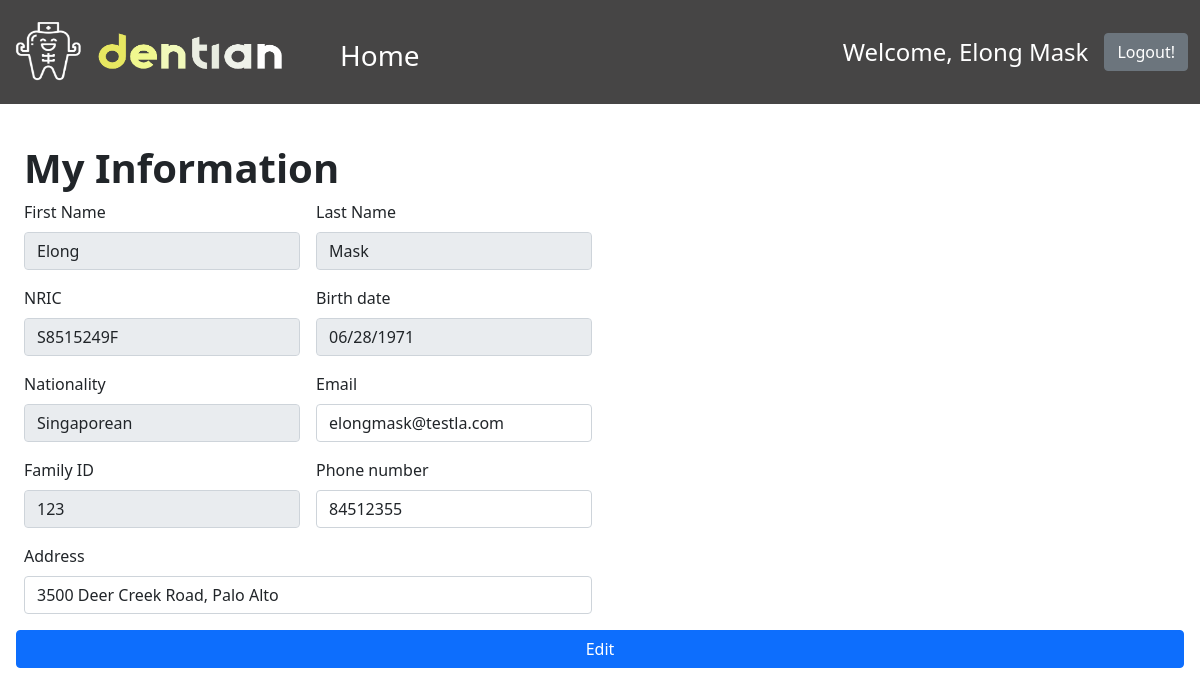
Before: /PatientDashboard.php (signed in) with the older database file.
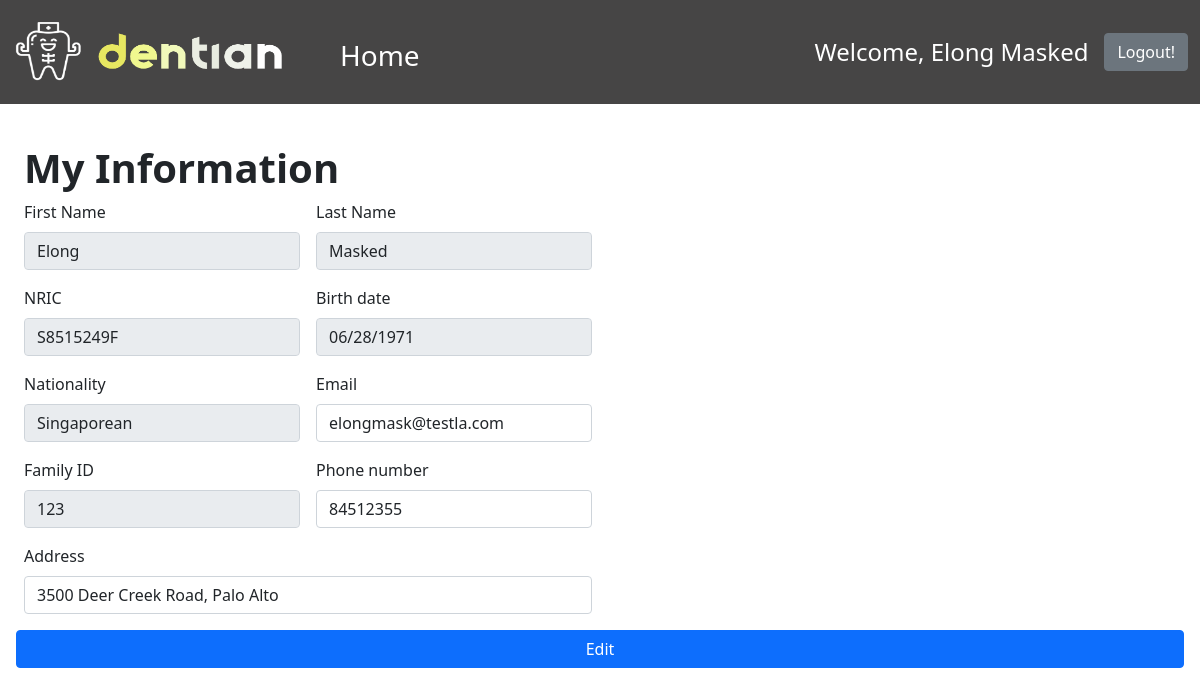
After: the same page with the newer database file.
### tables this page shows
CREATE TABLE `patient_profile` (
  `Patient_ID` int(11) NOT NULL,
  `Status` varchar(10) NOT NULL DEFAULT 'Active',
  `First_Name` varchar(20) NOT NULL,
  `Last_Name` varchar(20) NOT NULL,
  `NRIC_PNum` varchar(9) NOT NULL,
  `Gender` char(1) NOT NULL,
  `Birth_Date` date DEFAULT NULL,
  `Address` varchar(50) NOT NULL,
  `Nationality` varchar(100) NOT NULL,
  `Phone_Num` int(8) NOT NULL,
  `Email` varchar(50) NOT NULL,
  `Marital Status` varchar(20) NOT NULL,
  `Occupation` varchar(50) NOT NULL,
  `Smoker` varchar(3) NOT NULL,
  `Allergies` varchar(100) DEFAULT NULL,
  `Long_term_med` varchar(200) DEFAULT NULL,
  `Existing_Med_Conds` varchar(200) DEFAULT NULL,
  `Referred_by_clinic` varchar(50) DEFAULT NULL,
  `Referred_memo` varchar(200) DEFAULT NULL,
  `Family_ID` int(100) DEFAULT NULL,
  `Emer_Name` varchar(20) NOT NULL,
  `Emer_Contact` int(8) NOT NULL,
  `Emer_relation` varchar(10) NOT NULL,
  `Subsidies` varchar(3) NOT NULL
);

### db_connection.php (called while the page is built, shortened)
<?php
class DB_Connect
{
    public function connect()
    {
        try {
            $host2 = "sql6.freemysqlhosting.net";
            $db2 = "sql6501826";
            $username2 = "sql6501826";
            $password2 = "YnaPNqTYI4";
            $conn = new PDO('mysql:host='. $host2 . '; dbname=' . $db2 , $username2, $password2);
            return $conn;
        } catch (PDOException $e) {
            print "Error: " . $e->getMessage() . "<br>";
            die();
        }
    }
}

### PatientDashboard.php (the view, shortened to what the changed rows need)
<?php
include 'db_connection.php';
require_once('PNavBar.php');
if (!isset($_SESSION['Patient_ID']) && empty($_SESSION['Patient_ID'])) {
    header("Location: index.php");
} else {
    if (!isset($_SESSION['patients']) && empty($_SESSION['patients'])) {
        $ID = $_SESSION['Patient_ID'];
        $db = new DB_Connect();
        $stmt = $db->connect()->prepare("SELECT * FROM patient_profile where Patient_ID = $ID");
        $stmt->execute();
        if ($stmt->rowCount() > 0) {
            $patients = $stmt->fetchAll(PDO::FETCH_ASSOC);
        }
    } else {
        $patients = $_SESSION['patients'];
    }
}
?>
<link rel="stylesheet" href="https://cdn.jsdelivr.net/npm/bootstrap-icons@1.8.1/font/bootstrap-icons.css">
<link href="https://cdn.jsdelivr.net/npm/bootstrap@5.0.2/dist/css/bootstrap.min.css" rel="stylesheet">
<link rel="stylesheet" href="https://cdn.jsdelivr.net/npm/bootstrap-icons@1.8.1/font/bootstrap-icons.css">
<html>
<body>
    <div class="bd-example">
        <h1> <b> My Information</b></h1>
        <?php
        foreach ($patients as $patients) {
        ?>
            <form class="row g-3" method="POST">
                <div class="col-md-3">
                    <label class="form-label">First Name</label>
                    <input type="email" readonly class="form-control" id="FName" value="<?php echo $patients['First_Name']; ?>">
                </div>
                <div class="col-3">
                    <label class="form-label">Last Name</label>
                    <input type="email" readonly class="form-control" id="LName" value="<?php echo $patients['Last_Name']; ?>">
                </div>
                <br><br>
                <div class="col-md-6">
                </div>
                <div class="col-md-3">
                    <label class="form-label">NRIC</label>
                    <input type="email" readonly class="form-control" id="NRIC" value="<?php echo $patients['NRIC_PNum']; ?>">
                </div>
                <div class="col-md-3">
                    <label class="form-label">Birth date</label>
                    <input type="date" readonly class="form-control" name="Date" id="Date" value="<?php echo $patients['Birth_Date']; ?>">
                </div>
                <div class="col-md-6">
                </div>
                <div class="col-3">
                    <label class="form-label">Nationality</label>
                    <input type="email" readonly class="form-control" id="Nationality" value="<?php echo $patients['Nationality']; ?>">
                </div>
                <div class="col-md-3">
                    <label for="inputEmail4" class="form-label">Email</label>
                    <input type="email" class="form-control" Name="Email" id="Email" value="<?php echo $patients['Email']; ?>">
                </div>
                <div class="col-md-6">
                </div>
                <div class="col-md-3">
                    <label class="form-label">Family ID</label>
                    <input type="text" readonly class="form-control" id="Password" value="<?php echo $patients['Family_ID']; ?>">
                </div>
                <div class="col-md-3">
                    <label class="form-label">Phone number</label>
                    <input type="text" class="form-control" name="PNum" id="PNum" value="<?php echo $patients['Phone_Num']; ?>">
                </div>
                <div class="col-md-6">
                </div>
                <div class="col-md-6">
                    <label class="form-label">Address</label>
                    <input type="text" class="form-control" name="Address" id="Address" value="<?php echo $patients['Address']; ?>">
                </div>
            <?php
        }
            ?>
            </form>
    </div>
</body>
</html>

### PNavBar.php (shortened to what the changed rows need)
<!doctype html>
<html lang="en">
<head>
    <link href="https://cdn.jsdelivr.net/npm/bootstrap@5.0.2/dist/css/bootstrap.min.css" rel="stylesheet">
    <link rel="stylesheet" href="https://cdn.jsdelivr.net/npm/bootstrap-icons@1.8.1/font/bootstrap-icons.css">
</head>
<nav class="navbar navbar-expand-lg navbar-light" style="background-color: #464545;">
    <div class="container-fluid">
        <div class="pe-3">
            <?php
            if (isset($_SESSION['Name'])) {
                echo '<label for="floatingInput" style="font-size: 24px; color: white;">Welcome, ' . $_SESSION['Name'] . '</label>';
            }
            ?>
        </div>
    </div>
</nav>

Changed rows visible on the page:
changed patient_profile "Elong": Last_Name "Mask" → "Masked"
Other visible differences:
$_SESSION['Name']: "Elong Mask" → "Elong Masked"
